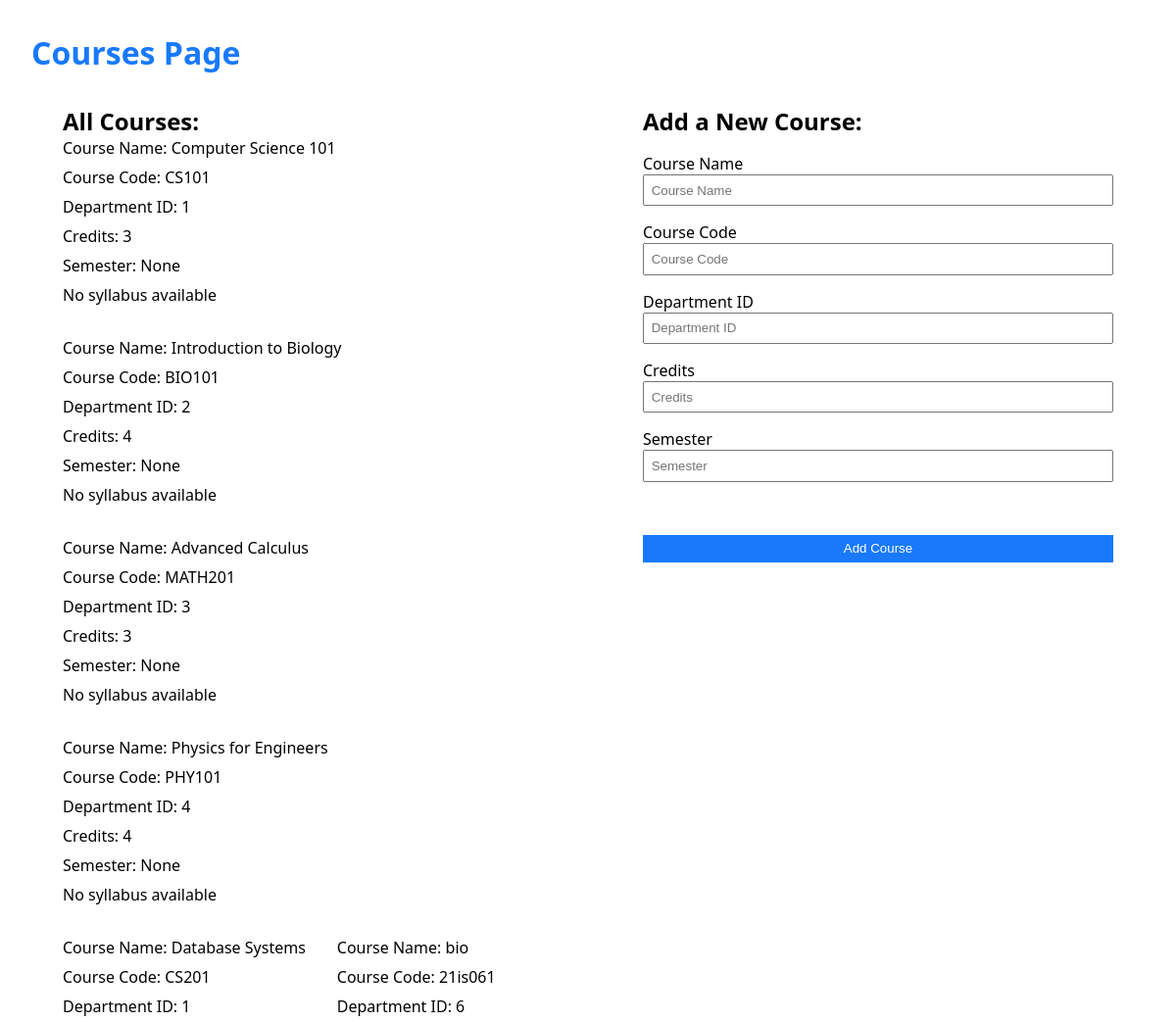
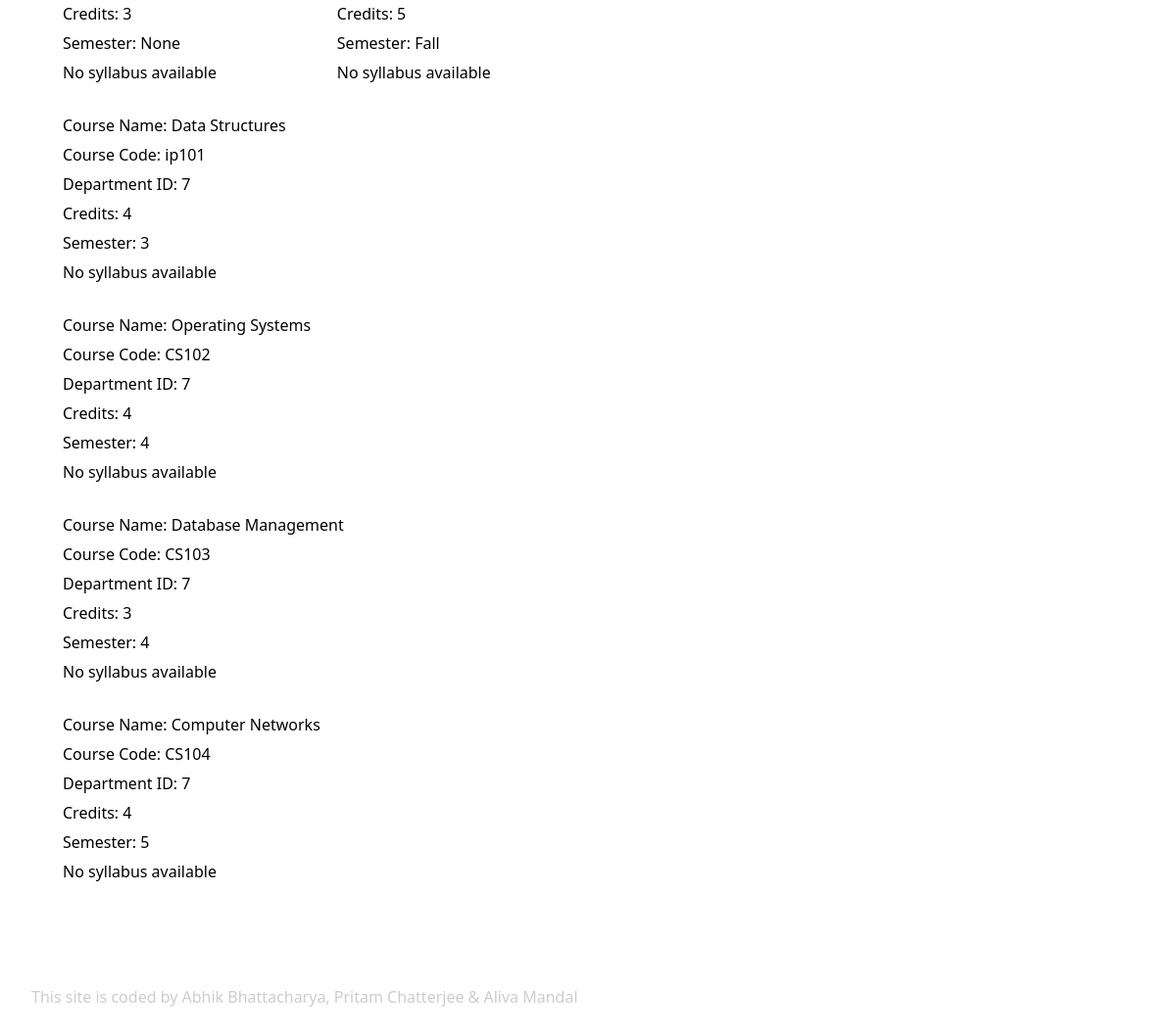
Page /courses/ on the committed database (2 pictures, top to bottom).
### flask_server/university/models.py (models this page shows, shortened)
class Course(db.Model):
    __tablename__ = 'courses'
    course_id = db.Column(db.Integer, primary_key=True, autoincrement=True)
    course_name = db.Column(db.String(255), nullable=False)
    course_code = db.Column(db.String(50), unique=True, nullable=False)
    department_id = db.Column(db.Integer, db.ForeignKey('departments.department_id'), nullable=False)
    credits = db.Column(db.Integer, nullable=False)
    semester = db.Column(db.String(50), nullable=False)
    department = relationship('Department', back_populates='courses')
    class_schedules = relationship('ClassSchedule', back_populates='course')
    faculty_members = relationship(
        'Faculty',
        secondary='faculty_course_association',
        back_populates='courses',
    )

### flask_server/university/routes.py (the view, shortened to what this page needs)
@app.route("/courses/", methods=['POST', 'GET'])
def courses():
    courses = Course.query.all()
    return render_template('courses.html', courses=courses)

### flask_server/templates/dashboards/courses.html (shortened to what this page needs)
<!DOCTYPE html>
<html lang="en">
  <head>
  </head>
  <body>
    <h1>Courses Page</h1>
    <main>
      <section class="all">
        <h2>All Courses:</h2>
        <ul>
          {% for course in courses %}
            <li>
              <p>Course Name: {{ course.course_name }}</p>
              <p>Course Code: {{ course.course_code }}</p>
              <p>Department ID: {{ course.department_id }}</p>
              <p>Credits: {{ course.credits }}</p>
              <p>Semester: {{ course.semester }}</p>
              {% if course.syllabus %}
                <button>
                  <a href="{{ url_for('syllabus_api', id=course.course_id) }}">Download Syllabus</a>
                </button>
              {% else %}
                <p>No syllabus available</p>
              {% endif %}
            </li>
          {% endfor %}
        </ul>
      </section>
      <section>
        <h2>Add a New Course:</h2>
        <form action="{{ url_for('courses') }}" method="post" enctype="multipart/form-data">
          <div>
            <label for="course_name">Course Name</label>
            <br>
            <input type="text" name="course_name" placeholder="Course Name" value="{{ request.form['course_name'] }}">
          </div>
          <div>
            <label for="course_code">Course Code</label>
            <br>
            <input type="text" name="course_code" placeholder="Course Code" value="{{ request.form['course_code'] }}">
          </div>
          <div>
            <label for="department_id">Department ID</label>
            <br>
            <input type="number" name="department_id" placeholder="Department ID" value="{{ request.form['department_id'] }}">
          </div>
          <div>
            <label for="credits">Credits</label>
            <br>
            <input type="number" name="credits" placeholder="Credits" value="{{ request.form['credits'] }}">
          </div>
          <div>
            <label for="semester">Semester</label>
            <br>
            <input type="number" name="semester" placeholder="Semester" min="1" max="8" value="{{ request.form['semester'] }}">
          </div>
          <br />
          <button type="submit">Add Course</button>
        </form>
      </section>
    </main>
    <footer>This site is coded by Abhik Bhattacharya, Pritam Chatterjee & Aliva Mandal</footer>
  </body>
</html>

### flask_server/templates/dashboards/courses.html (style rules this page uses)
* { box-sizing: border-box; padding: 0; margin: 0; }
body { padding: 2em; display: flex; flex-direction: column; min-height: 100vh; font-family: system-ui, -apple-system, BlinkMacSystemFont, 'Segoe UI', Roboto, Oxygen, Ubuntu, Cantarell, 'Open Sans', 'Helvetica Neue', sans-serif; }
section { padding: 2em; width: 100%; }
h1 { color: #1979fa; }
main { display: flex; gap: 48px; }
.all { max-height: 90vh; overflow: auto; }
.all ul { display: flex; flex-wrap: wrap; gap: 2em; }
form { display: flex; flex-direction: column; gap: 1em; padding: 1em 0em; }
button { background: #1979fa; color: white; padding: 0.5em; border: none; cursor: pointer; }
input { width: 100%; padding: 0.5em; }
li { display: grid; gap: 8px; }
footer { margin-top: auto; color: rgb(205, 205, 205); }

### rows in the picture
Course: course_name "Computer Science 101", course_code "CS101", department_id "1", credits "3", semester "None"
Course: course_name "Introduction to Biology", course_code "BIO101", department_id "2", credits "4", semester "None"
Course: course_name "Advanced Calculus", course_code "MATH201", department_id "3", credits "3", semester "None"
Course: course_name "Physics for Engineers", course_code "PHY101", department_id "4", credits "4", semester "None"
Course: course_name "Database Systems", course_code "CS201", department_id "1", credits "3", semester "None"
Course: course_name "bio", course_code "21is061", department_id "6", credits "5", semester "Fall"
Course: course_name "Data Structures", course_code "ip101", department_id "7", credits "4", semester "3"
Course: course_name "Operating Systems", course_code "CS102", department_id "7", credits "4", semester "4"
Course: course_name "Database Management", course_code "CS103", department_id "7", credits "3", semester "4"
Course: course_name "Computer Networks", course_code "CS104", department_id "7", credits "4", semester "5"
